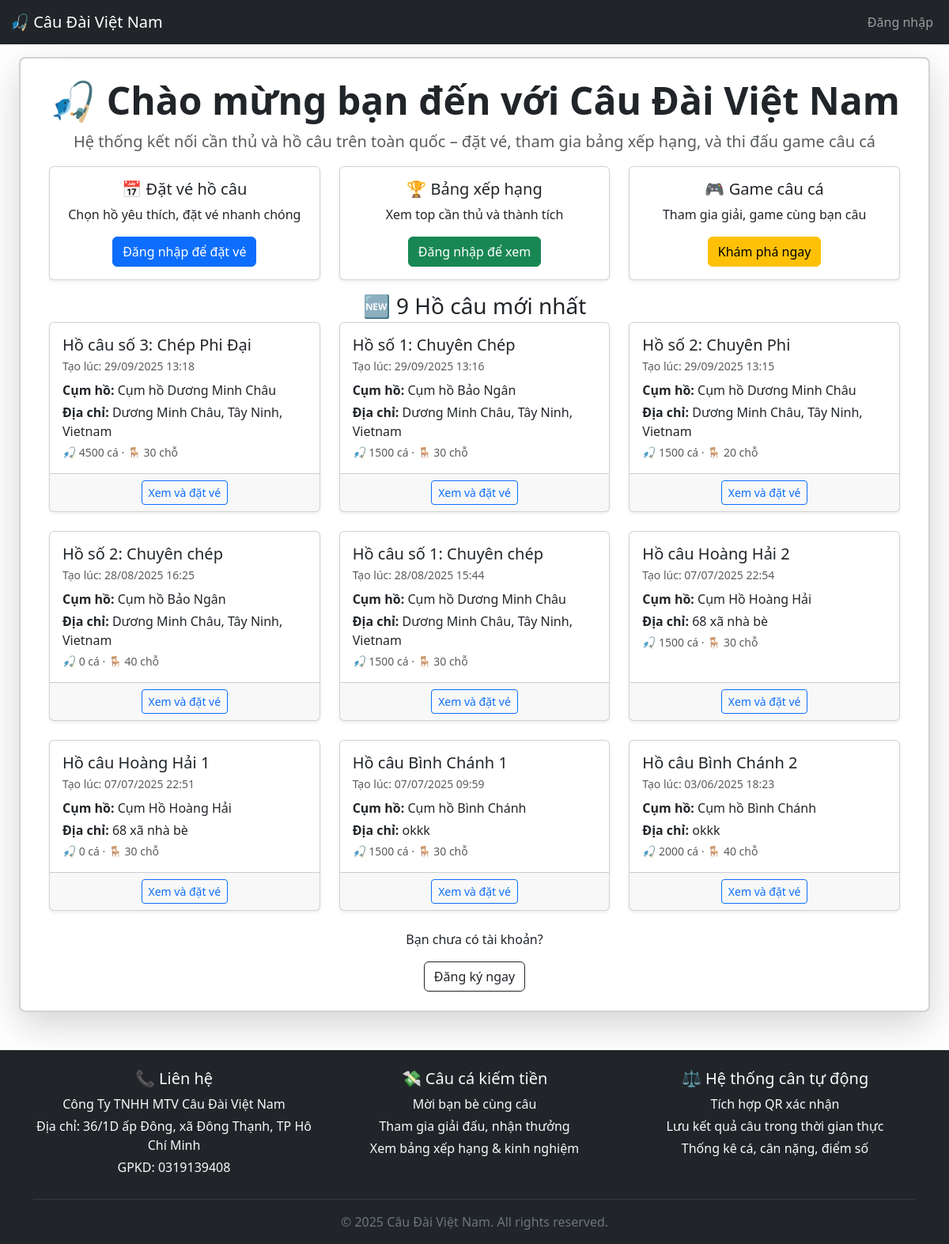
The page / on the database its author committed.
### tables this page shows
CREATE TABLE `ho_cau` (
  `id` int NOT NULL,
  `ho_cau_code` varchar(40) DEFAULT NULL,
  `cum_ho_id` int NOT NULL,
  `loai_ca_id` int DEFAULT NULL,
  `ten_ho` varchar(255) NOT NULL,
  `dien_tich` float DEFAULT '1500',
  `max_chieu_dai_can` float DEFAULT '540',
  `max_truc_theo` float DEFAULT '30',
  `mo_ta` varchar(500) DEFAULT 'mô tả...',
  `cam_moi` varchar(200) DEFAULT 'cấm mồi...',
  `status` enum('admin_tam_khoa','chuho_tam_khoa','dong_vinh_vien','dang_hoat_dong','tam_dung') DEFAULT 'dang_hoat_dong',
  `ly_do_dong` varchar(200) DEFAULT 'lý do đóng hồ...',
  `luong_ca` int DEFAULT '1500',
  `so_cho_ngoi` int DEFAULT '30',
  `cho_phep_danh_game` tinyint(1) DEFAULT '1',
  `cho_phep_danh_giai` tinyint(1) DEFAULT '1',
  `gia_game` int DEFAULT '30000',
  `gia_giai` int DEFAULT '20000',
  `cho_phep_xoi` tinyint NOT NULL DEFAULT '1',
  `gia_xoi` int NOT NULL DEFAULT '50000',
  `cho_phep_khoen` tinyint NOT NULL DEFAULT '1',
  `gia_khoen` int NOT NULL DEFAULT '100000',
  `cho_phep_danh_thit` tinyint(1) DEFAULT '1',
  `created_at` datetime DEFAULT CURRENT_TIMESTAMP,
  `cho_phep_heo` tinyint NOT NULL DEFAULT '1',
  `gia_heo` int NOT NULL DEFAULT '0',
  `cho_phep_xe_heo` tinyint NOT NULL DEFAULT '1',
  `gia_xe_heo` int NOT NULL DEFAULT '0'
);

CREATE TABLE `cum_ho` (
  `id` int NOT NULL,
  `cum_ho_code` varchar(40) DEFAULT NULL,
  `xa_id` int NOT NULL,
  `chu_ho_id` int NOT NULL,
  `ten_cum_ho` varchar(255) NOT NULL,
  `dia_chi` varchar(200) DEFAULT 'địa chỉ...',
  `google_map_url` varchar(255) DEFAULT 'maps.google.com',
  `mo_ta` varchar(1000) DEFAULT 'mô tả...',
  `status` enum('admin_tam_khoa','chuho_tam_khoa','dang_chay') DEFAULT 'dang_chay',
  `last_transferred_at` datetime DEFAULT CURRENT_TIMESTAMP,
  `created_at` datetime DEFAULT CURRENT_TIMESTAMP
);

### index.php (the view, shortened to what this page needs)
<?php
require_once __DIR__ . '/includes/header.php';
?>
<div class="container-fluid my-3 px-4">
  <div class="card shadow-lg border-2 rounded-3">
    <div class="card-body p-4">
		<div class="container">
		  <div class="text-center mb-1">
			<h2 class="display-5 fw-bold">🎣 Chào mừng bạn đến với Câu Đài Việt Nam</h2>
			<p class="lead text-muted">Hệ thống kết nối cần thủ và hồ câu trên toàn quốc – đặt vé, tham gia bảng xếp hạng, và thi đấu game câu cá</p>
		  </div>
		  <div class="row row-cols-1 row-cols-md-3 g-4 text-center">
			<div class="col">
			  <div class="card h-100 shadow-sm">
				<div class="card-body">
				  <h5 class="card-title">📅 Đặt vé hồ câu</h5>
				  <p class="card-text">Chọn hồ yêu thích, đặt vé nhanh chóng</p>
				  <a href="/auth/login.php" class="btn btn-primary">Đăng nhập để đặt vé</a>
				</div>
			  </div>
			</div>
			<div class="col">
			  <div class="card h-100 shadow-sm">
				<div class="card-body">
				  <h5 class="card-title">🏆 Bảng xếp hạng</h5>
				  <p class="card-text">Xem top cần thủ và thành tích</p>
				  <a href="/auth/login.php" class="btn btn-success">Đăng nhập để xem</a>
				</div>
			  </div>
			</div>
			<div class="col">
			  <div class="card h-100 shadow-sm">
				<div class="card-body">
				  <h5 class="card-title">🎮 Game câu cá</h5>
				  <p class="card-text">Tham gia giải, game cùng bạn câu</p>
				  <a href="/auth/login.php" class="btn btn-warning">Khám phá ngay</a>
				</div>
			  </div>
			</div>
		  </div>
		  <div class="mt-3">
			<h3 class="text-center mb-1">🆕 9 Hồ câu mới nhất</h3>
			<div class="row row-cols-1 row-cols-md-3 g-4">
			  <?php
			  try {
				$sql = "
				  SELECT h.id, h.ten_ho, h.luong_ca, h.so_cho_ngoi, h.status, h.created_at,
						 c.ten_cum_ho, c.dia_chi
				  FROM ho_cau h
				  JOIN cum_ho c ON h.cum_ho_id = c.id
				  WHERE h.status = 'dang_hoat_dong'
				  ORDER BY h.created_at DESC
				  LIMIT 9
				";
				$stmt = $pdo->query($sql);
				$hos = $stmt ? $stmt->fetchAll(PDO::FETCH_ASSOC) : [];
				if (!empty($hos)):
				  foreach ($hos as $ho): ?>
					<div class="col">
					  <div class="card h-100 shadow-sm">
						<div class="card-body">
						  <h5 class="card-title mb-1"><?= htmlspecialchars($ho['ten_ho']) ?></h5>
						  <div class="text-muted small mb-2">
							Tạo lúc: <?= htmlspecialchars(date('d/m/Y H:i', strtotime($ho['created_at']))) ?>
						  </div>
						  <p class="card-text mb-1">
							<strong>Cụm hồ:</strong> <?= htmlspecialchars($ho['ten_cum_ho']) ?>
						  </p>
						  <p class="card-text mb-1">
							<strong>Địa chỉ:</strong> <?= htmlspecialchars($ho['dia_chi']) ?>
						  </p>
						  <p class="card-text small text-muted mb-0">
							🎣 <?= (int)($ho['luong_ca'] ?? 0) ?> cá ·
							🪑 <?= (int)($ho['so_cho_ngoi'] ?? 0) ?> chỗ
						  </p>
						</div>
						<div class="card-footer text-center">
						  <a href="/public/ho_cau_detail.php?id=<?= (int)$ho['id'] ?>" class="btn btn-outline-primary btn-sm">Xem và đặt vé</a>
						</div>
					  </div>
					</div>
				  <?php endforeach;
				else: ?>
				  <div class="col">
					<div class="alert alert-info text-center mb-0">Chưa có hồ nào ở trạng thái hoạt động.</div>
				  </div>
				<?php endif;
			  } catch (Throwable $e) { ?>
				<div class="col">
				  <div class="alert alert-danger text-center mb-0">
					Lỗi tải danh sách hồ: <?= htmlspecialchars($e->getMessage()) ?>
				  </div>
				</div>
			  <?php } ?>
			</div>
		  </div>
		  <div class="text-center mt-4">
			<p>Bạn chưa có tài khoản?</p>
			<a href="/auth/register/step1_role.php" class="btn btn-outline-dark">Đăng ký ngay</a>
		  </div>
		</div>
    </div>
  </div>
</div>
<?php require_once __DIR__ . '/includes/footer.php';?>

### rows shown on the page
ho_cau: ten_ho "Hồ câu số 3: Chép Phi Đại", created_at "29/09/2025 13:18", cum_ho.ten_cum_ho "Cụm hồ Dương Minh Châu", cum_ho.dia_chi "Dương Minh Châu, Tây Ninh, Vietnam", luong_ca "4500", so_cho_ngoi "30"
ho_cau: ten_ho "Hồ số 1: Chuyên Chép", created_at "29/09/2025 13:16", cum_ho.ten_cum_ho "Cụm hồ Bảo Ngân", cum_ho.dia_chi "Dương Minh Châu, Tây Ninh, Vietnam", luong_ca "1500", so_cho_ngoi "30"
ho_cau: ten_ho "Hồ số 2: Chuyên Phi", created_at "29/09/2025 13:15", cum_ho.ten_cum_ho "Cụm hồ Dương Minh Châu", cum_ho.dia_chi "Dương Minh Châu, Tây Ninh, Vietnam", luong_ca "1500", so_cho_ngoi "20"
ho_cau: ten_ho "Hồ số 2: Chuyên chép", created_at "28/08/2025 16:25", cum_ho.ten_cum_ho "Cụm hồ Bảo Ngân", cum_ho.dia_chi "Dương Minh Châu, Tây Ninh, Vietnam", luong_ca "0", so_cho_ngoi "40"
ho_cau: ten_ho "Hồ câu số 1: Chuyên chép", created_at "28/08/2025 15:44", cum_ho.ten_cum_ho "Cụm hồ Dương Minh Châu", cum_ho.dia_chi "Dương Minh Châu, Tây Ninh, Vietnam", luong_ca "1500", so_cho_ngoi "30"
ho_cau: ten_ho "Hồ câu Hoàng Hải 2", created_at "07/07/2025 22:54", cum_ho.ten_cum_ho "Cụm Hồ Hoàng Hải", cum_ho.dia_chi "68 xã nhà bè", luong_ca "1500", so_cho_ngoi "30"
ho_cau: ten_ho "Hồ câu Hoàng Hải 1", created_at "07/07/2025 22:51", cum_ho.ten_cum_ho "Cụm Hồ Hoàng Hải", cum_ho.dia_chi "68 xã nhà bè", luong_ca "0", so_cho_ngoi "30"
ho_cau: ten_ho "Hồ câu Bình Chánh 1", created_at "07/07/2025 09:59", cum_ho.ten_cum_ho "Cụm hồ Bình Chánh", cum_ho.dia_chi "okkk", luong_ca "1500", so_cho_ngoi "30"
ho_cau: ten_ho "Hồ câu Bình Chánh 2", created_at "03/06/2025 18:23", cum_ho.ten_cum_ho "Cụm hồ Bình Chánh", cum_ho.dia_chi "okkk", luong_ca "2000", so_cho_ngoi "40"
